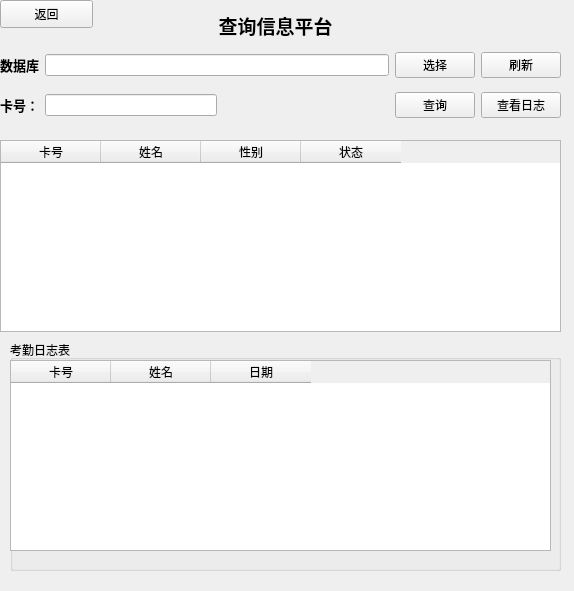
<?xml version="1.0" encoding="UTF-8"?>
<ui version="4.0">
 <class>Selectpage</class>
 <widget class="QWidget" name="Selectpage">
  <property name="geometry">
   <rect>
    <x>0</x>
    <y>0</y>
    <width>574</width>
    <height>591</height>
   </rect>
  </property>
  <property name="windowTitle">
   <string>Form</string>
  </property>
  <widget class="QPushButton" name="sel_back">
   <property name="geometry">
    <rect>
     <x>0</x>
     <y>0</y>
     <width>93</width>
     <height>28</height>
    </rect>
   </property>
   <property name="text">
    <string>返回</string>
   </property>
  </widget>
  <widget class="QLabel" name="lb_searchtitle">
   <property name="geometry">
    <rect>
     <x>190</x>
     <y>10</y>
     <width>171</width>
     <height>31</height>
    </rect>
   </property>
   <property name="text">
    <string>&lt;html&gt;&lt;head/&gt;&lt;body&gt;&lt;p align=&quot;center&quot;&gt;&lt;span style=&quot; font-size:14pt; font-weight:600;&quot;&gt;查询信息平台&lt;/span&gt;&lt;/p&gt;&lt;/body&gt;&lt;/html&gt;</string>
   </property>
  </widget>
  <widget class="QTableWidget" name="db_table">
   <property name="geometry">
    <rect>
     <x>0</x>
     <y>140</y>
     <width>561</width>
     <height>192</height>
    </rect>
   </property>
   <property name="editTriggers">
    <set>QAbstractItemView::NoEditTriggers</set>
   </property>
   <property name="selectionMode">
    <enum>QAbstractItemView::SingleSelection</enum>
   </property>
   <property name="selectionBehavior">
    <enum>QAbstractItemView::SelectRows</enum>
   </property>
   <column>
    <property name="text">
     <string>卡号</string>
    </property>
   </column>
   <column>
    <property name="text">
     <string>姓名</string>
    </property>
   </column>
   <column>
    <property name="text">
     <string>性别</string>
    </property>
   </column>
   <column>
    <property name="text">
     <string>状态</string>
    </property>
   </column>
  </widget>
  <widget class="QGroupBox" name="groupBox_2">
   <property name="geometry">
    <rect>
     <x>10</x>
     <y>340</y>
     <width>551</width>
     <height>231</height>
    </rect>
   </property>
   <property name="title">
    <string>考勤日志表</string>
   </property>
   <widget class="QTableWidget" name="logTable">
    <property name="geometry">
     <rect>
      <x>0</x>
      <y>20</y>
      <width>541</width>
      <height>191</height>
     </rect>
    </property>
    <property name="editTriggers">
     <set>QAbstractItemView::NoEditTriggers</set>
    </property>
    <property name="selectionBehavior">
     <enum>QAbstractItemView::SelectRows</enum>
    </property>
    <column>
     <property name="text">
      <string>卡号</string>
     </property>
    </column>
    <column>
     <property name="text">
      <string>姓名</string>
     </property>
    </column>
    <column>
     <property name="text">
      <string>日期</string>
     </property>
    </column>
   </widget>
  </widget>
  <widget class="QWidget" name="layoutWidget">
   <property name="geometry">
    <rect>
     <x>0</x>
     <y>50</y>
     <width>561</width>
     <height>30</height>
    </rect>
   </property>
   <layout class="QHBoxLayout" name="db_select">
    <item>
     <widget class="QLabel" name="lb_db">
      <property name="text">
       <string>&lt;html&gt;&lt;head/&gt;&lt;body&gt;&lt;p&gt;&lt;span style=&quot; font-size:10pt; font-weight:600;&quot;&gt;数据库&lt;/span&gt;&lt;/p&gt;&lt;/body&gt;&lt;/html&gt;</string>
      </property>
     </widget>
    </item>
    <item>
     <widget class="QLineEdit" name="ted_dbpath">
      <property name="readOnly">
       <bool>true</bool>
      </property>
     </widget>
    </item>
    <item>
     <widget class="QPushButton" name="btn_dbselect">
      <property name="text">
       <string>选择</string>
      </property>
     </widget>
    </item>
    <item>
     <widget class="QPushButton" name="btn_dbrefresh">
      <property name="text">
       <string>刷新</string>
      </property>
     </widget>
    </item>
   </layout>
  </widget>
  <widget class="QWidget" name="layoutWidget_2">
   <property name="geometry">
    <rect>
     <x>0</x>
     <y>90</y>
     <width>561</width>
     <height>30</height>
    </rect>
   </property>
   <layout class="QHBoxLayout" name="horizontalLayout">
    <item>
     <widget class="QLabel" name="lb_cardID">
      <property name="text">
       <string>&lt;html&gt;&lt;head/&gt;&lt;body&gt;&lt;p align=&quot;right&quot;&gt;&lt;span style=&quot; font-size:10pt; font-weight:600;&quot;&gt;卡号：&lt;/span&gt;&lt;/p&gt;&lt;/body&gt;&lt;/html&gt;</string>
      </property>
     </widget>
    </item>
    <item>
     <widget class="QLineEdit" name="ted_showNumber"/>
    </item>
    <item>
     <spacer name="horizontalSpacer">
      <property name="orientation">
       <enum>Qt::Horizontal</enum>
      </property>
      <property name="sizeHint" stdset="0">
       <size>
        <width>40</width>
        <height>20</height>
       </size>
      </property>
     </spacer>
    </item>
    <item>
     <widget class="QPushButton" name="pbn_search">
      <property name="text">
       <string>查询</string>
      </property>
     </widget>
    </item>
    <item>
     <widget class="QPushButton" name="pbn_searchLog">
      <property name="text">
       <string>查看日志</string>
      </property>
     </widget>
    </item>
   </layout>
  </widget>
 </widget>
 <resources/>
 <connections/>
</ui>
